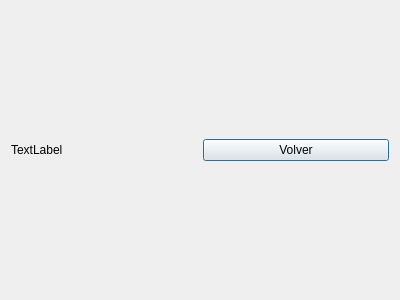
<?xml version="1.0" encoding="UTF-8"?>
<ui version="4.0">
 <class>Ventana</class>
 <widget class="QDialog" name="Ventana">
  <property name="geometry">
   <rect>
    <x>0</x>
    <y>0</y>
    <width>400</width>
    <height>300</height>
   </rect>
  </property>
  <property name="windowTitle">
   <string>Dialog</string>
  </property>
  <layout class="QHBoxLayout" name="horizontalLayout_2">
   <item>
    <layout class="QHBoxLayout" name="horizontalLayout">
     <item>
      <widget class="QLabel" name="lblMiTexto">
       <property name="text">
        <string>TextLabel</string>
       </property>
      </widget>
     </item>
     <item>
      <widget class="QPushButton" name="btnVolver">
       <property name="text">
        <string>Volver</string>
       </property>
      </widget>
     </item>
    </layout>
   </item>
  </layout>
 </widget>
 <resources/>
 <connections/>
</ui>
